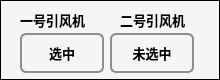
    <widget class="QFrame" name="frame_13">
     <property name="geometry">
      <rect>
       <x>440</x>
       <y>1830</y>
       <width>220</width>
       <height>80</height>
      </rect>
     </property>
     <property name="sizePolicy">
      <sizepolicy hsizetype="Fixed" vsizetype="Preferred">
       <horstretch>0</horstretch>
       <verstretch>0</verstretch>
      </sizepolicy>
     </property>
     <property name="minimumSize">
      <size>
       <width>220</width>
       <height>80</height>
      </size>
     </property>
     <property name="styleSheet">
      <string notr="true">background-color: rgb(245, 245, 245);</string>
     </property>
     <property name="frameShape">
      <enum>QFrame::Box</enum>
     </property>
     <property name="frameShadow">
      <enum>QFrame::Plain</enum>
     </property>
     <widget class="QLabel" name="label_34">
      <property name="geometry">
       <rect>
        <x>20</x>
        <y>10</y>
        <width>80</width>
        <height>20</height>
       </rect>
      </property>
      <property name="font">
       <font>
        <pointsize>10</pointsize>
        <weight>75</weight>
        <bold>true</bold>
       </font>
      </property>
      <property name="text">
       <string>一号引风机</string>
      </property>
     </widget>
     <widget class="QLabel" name="fan_one_state_label_2">
      <property name="geometry">
       <rect>
        <x>130</x>
        <y>10</y>
        <width>45</width>
        <height>20</height>
       </rect>
      </property>
      <property name="text">
       <string/>
      </property>
      <property name="alignment">
       <set>Qt::AlignCenter</set>
      </property>
     </widget>
     <widget class="QPushButton" name="choseFanOneButton">
      <property name="geometry">
       <rect>
        <x>20</x>
        <y>33</y>
        <width>84</width>
        <height>40</height>
       </rect>
      </property>
      <property name="font">
       <font>
        <pointsize>10</pointsize>
        <weight>75</weight>
        <bold>true</bold>
       </font>
      </property>
      <property name="styleSheet">
       <string notr="true">QPushButton {
    border: 2px solid #8f8f91;
    border-radius: 6px;
    background-color: qlineargradient(x1: 0, y1: 0, x2: 0, y2: 1,
                                      stop: 0 #f6f7fa, stop: 1 #dadbde);
    min-width: 80px;
}

QPushButton:pressed {
    background-color: qlineargradient(x1: 0, y1: 0, x2: 0, y2: 1,
                                      stop: 0 #dadbde, stop: 1 #f6f7fa);
}

QPushButton:flat {
    border: none; /* no border for a flat push button */
}

QPushButton:default {
    border-color: navy; /* make the default button prominent */
}</string>
      </property>
      <property name="text">
       <string>选中</string>
      </property>
      <property name="flat">
       <bool>false</bool>
      </property>
     </widget>
     <widget class="QPushButton" name="choseFanTwoButton">
      <property name="enabled">
       <bool>true</bool>
      </property>
      <property name="geometry">
       <rect>
        <x>110</x>
        <y>33</y>
        <width>84</width>
        <height>40</height>
       </rect>
      </property>
      <property name="font">
       <font>
        <pointsize>10</pointsize>
        <weight>75</weight>
        <bold>true</bold>
       </font>
      </property>
      <property name="styleSheet">
       <string notr="true">QPushButton {
    border: 2px solid #8f8f91;
    border-radius: 6px;
    background-color: qlineargradient(x1: 0, y1: 0, x2: 0, y2: 1,
                                      stop: 0 #f6f7fa, stop: 1 #dadbde);
    min-width: 80px;
}

QPushButton:pressed {
    background-color: qlineargradient(x1: 0, y1: 0, x2: 0, y2: 1,
                                      stop: 0 #dadbde, stop: 1 #f6f7fa);
}

QPushButton:flat {
    border: none; /* no border for a flat push button */
}

QPushButton:default {
    border-color: navy; /* make the default button prominent */
}</string>
      </property>
      <property name="text">
       <string>未选中</string>
      </property>
      <property name="flat">
       <bool>false</bool>
      </property>
     </widget>
     <widget class="QLabel" name="label_38">
      <property name="geometry">
       <rect>
        <x>120</x>
        <y>10</y>
        <width>80</width>
        <height>20</height>
       </rect>
      </property>
      <property name="font">
       <font>
        <pointsize>10</pointsize>
        <weight>75</weight>
        <bold>true</bold>
       </font>
      </property>
      <property name="text">
       <string>二号引风机</string>
      </property>
     </widget>
    </widget>
